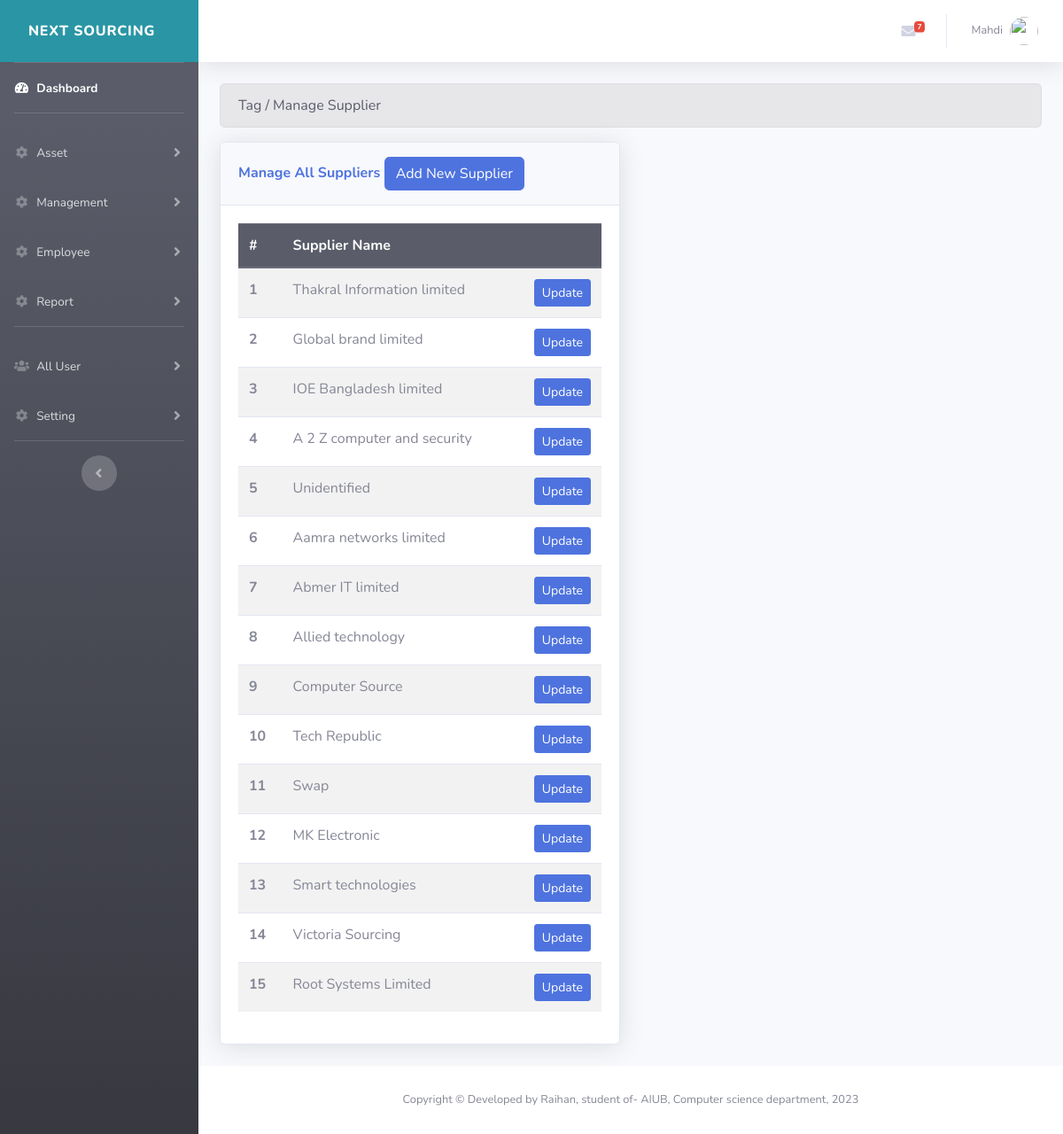
The page /admin/managetag.php (signed in) on the database its author committed.
### tables this page shows
CREATE TABLE `theme` (
  `id` int(1) NOT NULL,
  `theme` varchar(255) NOT NULL,
  `banner` varchar(18) NOT NULL,
  `rate` int(255) NOT NULL
);

CREATE TABLE `tag` (
  `tag_id` int(4) NOT NULL,
  `tag_name` varchar(200) NOT NULL
);

### admin/managetag.php (the view, shortened to what this page needs)
    <?php include "includes/header.php"; ?>
<div class="container-fluid">
    <div class="ml-.5 text-gray-800 alert alert-secondary">Tag / Manage Supplier</div>
    <div class="row">
        <div class="col-md-6">
            <div class="card shadow mb-4">
                <div class="card-header py-3">
                    <h6 class="m-0 font-weight-bold text-primary">
                        Manage All Suppliers
                        <button class="btn btn-primary" data-toggle="modal" data-target="#addTagModal">Add New Supplier</button>
                    </h6>
                </div>
                <div class="card-body">
                    <table class="table table-striped">
                        <thead class="thead-dark">
                            <tr>
                                <th scope="col">#</th>
                                <th scope="col">Supplier Name</th>
                                <th class="text-right"scope="col"> </th>
                            </tr>
                        </thead>
                        <tbody>
                            <?php
                            $query = "SELECT * FROM tag";
                            $select_all_tag = mysqli_query($connection, $query);
                            $i = 0;
                            while ($row = mysqli_fetch_assoc($select_all_tag)) {
                                $tag_id = $row['tag_id'];
                                $tag_name = $row['tag_name'];
                                $i++;
                            ?>
                                <tr>
                                    <th scope="row"><?php echo $i; ?></th>
                                    <td><?php echo $tag_name; ?></td>
                                    <td class="text-right">
                                        <div class="btn-group">
                                            <?php if ($update_role == 1){ ?>
                                            <button class="btn btn-primary btn-sm" data-toggle="modal" data-target="#updateTagModal<?php echo $tag_id; ?>">Update</button>
                                            <?php } ?>
                                        </div>
                                    </td>
                                </tr>
                            <?php } ?>
                        </tbody>
                    </table>
                </div>
            </div>
        </div>
    </div>
</div>
</div>
<?php include "includes/footer.php"; ?>

### admin/includes/navbar.php (shortened to what this page needs)
<?php
$query        = "SELECT * FROM theme ";
$select_theme = mysqli_query($connection, $query);
while($row=mysqli_fetch_assoc($select_theme)){
  $theme = $row['theme'];
  $banner = $row['banner'];}
  ?>
  <ul class="navbar-nav bg-gradient-<?php echo $theme;  ?> sidebar sidebar-dark accordion" id="accordionSidebar">
    <a class="bg-info sidebar-brand d-flex align-items-center " href="dashboard.php">
     <div class="sidebar-brand-text mx-3"><?php echo $banner; ?></div>
   </a>
   <hr class="sidebar-divider my-0">
   <li class="nav-item active">
    <a class="nav-link" href="dashboard.php">
      <i class="fas fa-fw fa-tachometer-alt"></i>
      <span>Dashboard</span></a>
    </li>
    <hr class="sidebar-divider">
    <li class="nav-item">
      <a class="nav-link collapsed" href="#" data-toggle="collapse" data-target="#collapsefive2" aria-expanded="true" aria-controls="collapsefive2">
        <i class="fas fa-fw fa-cog"></i>
        <span>Asset</span>
      </a>
    </li>
<li class="nav-item">
  <a class="nav-link collapsed" href="#" data-toggle="collapse" data-target="#collapseParent" aria-expanded="true" aria-controls="collapseParent">
    <i class="fas fa-fw fa-cog"></i>
    <span>Management</span>
  </a>
</li>
<li class="nav-item">
  <a class="nav-link collapsed" href="#" data-toggle="collapse" data-target="#collapsefive" aria-expanded="true" aria-controls="collapsefive">
    <i class="fas fa-fw fa-cog"></i>
    <span>Employee</span>
  </a>
</li>
<li class="nav-item">
  <a class="nav-link collapsed" href="#" data-toggle="collapse" data-target="#collapseSix" aria-expanded="true" aria-controls="collapsefive">
    <i class="fas fa-fw fa-cog"></i>
    <span>Report</span>
  </a>
</li>
<hr class="sidebar-divider">
<li class="nav-item">
  <a class="nav-link collapsed" href="#" data-toggle="collapse" data-target="#alluser" aria-expanded="true" aria-controls="alluser">
    <i class="fas fa-fw fa-users"></i>
    <span>All User</span>
  </a>
</li>
<li class="nav-item">
  <a class="nav-link collapsed" href="#" data-toggle="collapse" data-target="#collapsesix" aria-expanded="true" aria-controls="collapsesix">
    <i class="fas fa-fw fa-cog"></i>
    <span>Setting</span>
  </a>
</li>
<hr class="sidebar-divider d-none d-md-block">
<div class="text-center d-none d-md-inline">
  <button class="rounded-circle border-0" id="sidebarToggle"></button>
</div>
</ul>
<div id="content-wrapper" class="d-flex flex-column">
  <div id="content">
    <nav class="navbar navbar-expand navbar-light bg-white topbar mb-4 static-top shadow">
      <ul class="navbar-nav ml-auto">
    <li class="nav-item dropdown no-arrow mx-1">
      <a class="nav-link dropdown-toggle" href="#" id="messagesDropdown" role="button" data-toggle="dropdown" aria-haspopup="true" aria-expanded="false">
        <i class="fas fa-envelope fa-fw"></i>
        <span class="badge badge-danger badge-counter">7</span>
      </a>
    </li>
    <li class="nav-item dropdown no-arrow">
      <a class="nav-link dropdown-toggle" href="#" id="userDropdown" role="button" data-toggle="dropdown" aria-haspopup="true" aria-expanded="false">
        <span class="mr-2 d-none d-lg-inline text-gray-600 small"><?php echo $_SESSION['fname']; ?></span>
        <img class="img-profile rounded-circle" src="img/users/<?php echo $_SESSION['avater']; ?>">
      </a>
    </li>
  </ul>
</nav>

### rows shown on the page
theme: banner "NEXT SOURCING"
tag: tag_name "Thakral Information limited"
tag: tag_name "Global brand limited"
tag: tag_name "IOE Bangladesh limited"
tag: tag_name "A 2 Z computer and security"
tag: tag_name "Unidentified"
tag: tag_name "Aamra networks limited"
tag: tag_name "Abmer IT limited"
tag: tag_name "Allied technology"
tag: tag_name "Computer Source"
tag: tag_name "Tech Republic"
tag: tag_name "Swap"
tag: tag_name "MK Electronic"
tag: tag_name "Smart technologies"
tag: tag_name "Victoria Sourcing"
tag: tag_name "Root Systems Limited"

### other values the page prints
$_SESSION['fname'] "Mahdi"
